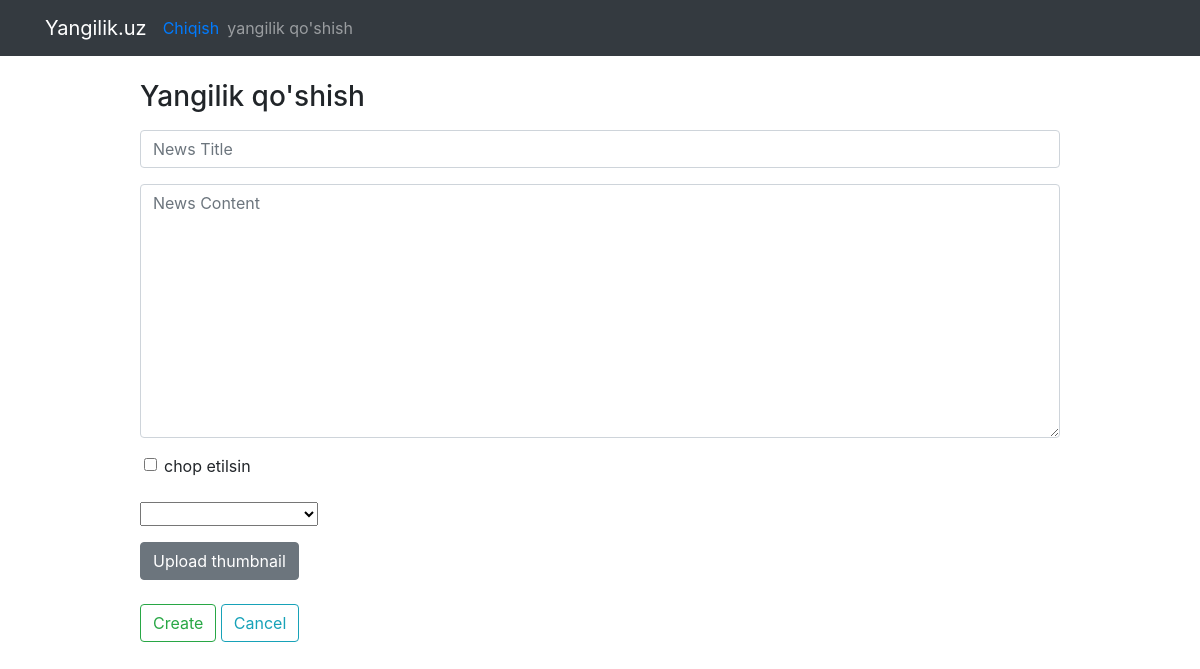
The page /admin/news/create/ on the database as committed earlier.
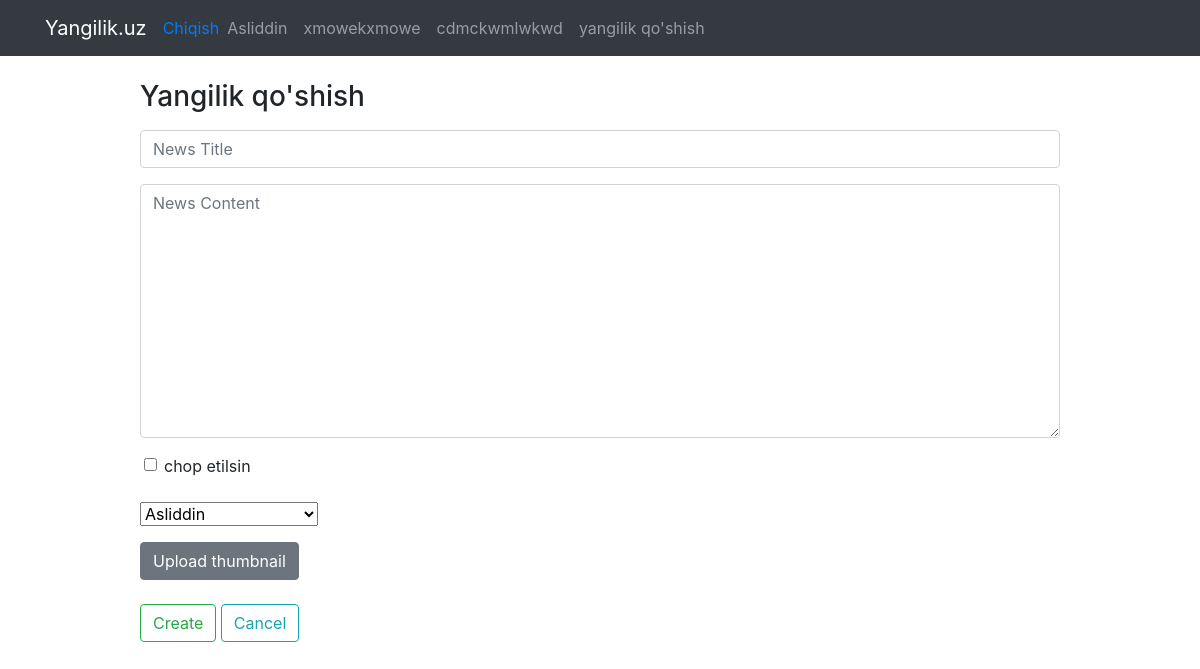
The same page on the database as committed later.
### models.py (models this page shows)
class Category(db.Model):
    id=db.Column('ID', db.Integer,primary_key=True)
    name=db.Column('Kategoriyalar nomi', db.String(255))

### admin_news_view.py (the view, shortened to what this page needs)
@app.route("/admin/news/create/",methods=['GET','POST'])
def add_news_view():
    return render_template("admin/add_news.html")

### Context.py (called while the page is built)
@app.context_processor
def category_context_manager():
    cats=Category.query.all()
    return {"kategoriyalar": cats}

### templates/admin/add_news.html (shortened to what this page needs)
{% extends "admin/base.html" %}
{% block main %}
<div class="container">
    <div class="row mt-4">
        <div class="col-10 offset-1">
            <h3>Yangilik qo'shish</h3>
            <form action=""  method="POST" enctype="multipart/form-data">
            <div class="input-group mb-3 mt-3">
                <input type="text"
                 class="form-control"
                 placeholder="News Title"
                 aria-label="News Title"
                 aria-describedby="basic-addon1"
                 name="news_title"
                 autocomplete="off"/>
            </div>
            <div class="input-group mb-3">
                <div class="form-floating">
                    <textarea
                    class="form-control"
                    placeholder="News Content"
                    name="news_content"
                    rows="10"
                    cols="130"
                    ></textarea>
        </div>
    </div>
    <div class="input-group mb-3 ml-4">
          <input
           class="form-check-input "
           type="checkbox"
           id="publish_status"
           name="publish_status"
           value="True" >
           <label for="publish_status">chop etilsin</label>
        </div>
        <div class="input-group mb-3 ">
        <select class="form-select" name="category_id" required>
            {% for kat in kategoriyalar %}
              <option value="{{kat.id}}">{{kat.name}}</option>
            {% endfor %}
          </select>
        </div>
        <div  class="input-group mb-3">
            <label class="btn btn-secondary">
              Upload thumbnail <input type="file" name="news_photo" hidden />
            </label>
        </div>
        <input type="submit" class="btn btn-outline-success" value="Create">
        <input type="reset" class="btn btn-outline-info" value="Cancel">
    </form>
      </div>
</div>
{% endblock %}

### templates/admin/base.html (shortened to what this page needs)
<!DOCTYPE html>
<html lang="en">
<head>
    <link rel="stylesheet" href="https://maxcdn.bootstrapcdn.com/bootstrap/4.0.0/css/bootstrap.min.css"
>
</head>
<body>
    <nav class="navbar navbar-expand-lg navbar-dark bg-dark">
        <div class="container">
            <a class="navbar-brand" href="{{ url_for('all_news_view') }}">Yangilik.uz</a>
            <a href="{{url_for('logout')}}">Chiqish</a>
            <div class="collapse navbar-collapse" id="navbarSupportedContent">
                <ul class="navbar-nav mr-auto">
                    {% for kat in kategoriyalar %}
                    <li class="nav-item ">
                        <a class="nav-link" href="{{ url_for('all_news_view',category=kat.id) }}"> {{kat.name}}</a>
                    </li>
                    {% endfor %}
                    <li class="nav-item">
                        <a class="nav-link" href="{{url_for('add_news_view')}}">yangilik qo'shish</a>
                    </li>
                </ul>
            </div>
        </div>
    </nav>
    {% block main %}
    {% endblock main%}
</body>
</html>

Rows that differ between the two databases and show on the page:
added Category: name "Asliddin"
added Category: name "xmowekxmowe"
added Category: name "cdmckwmlwkwd"
Other text that changed with them:
form field category_id: (not shown) → "Asliddin"
